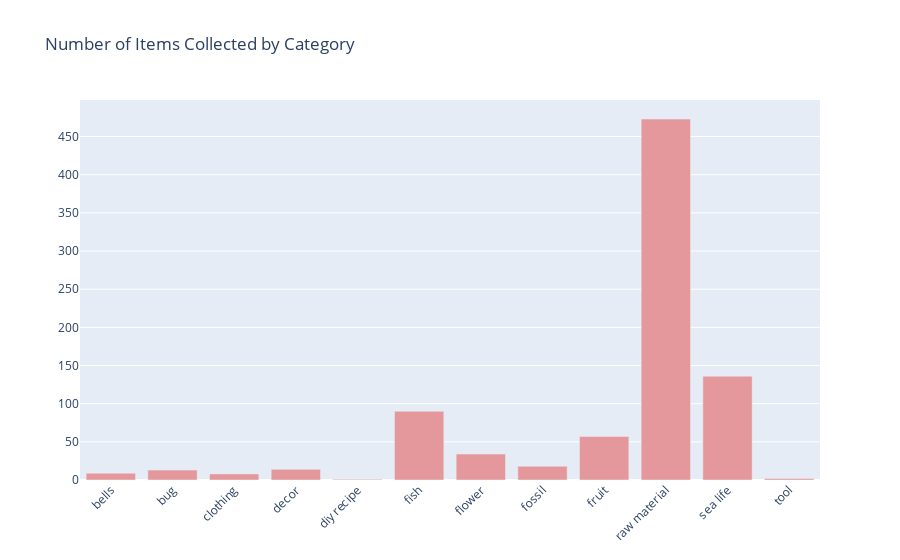
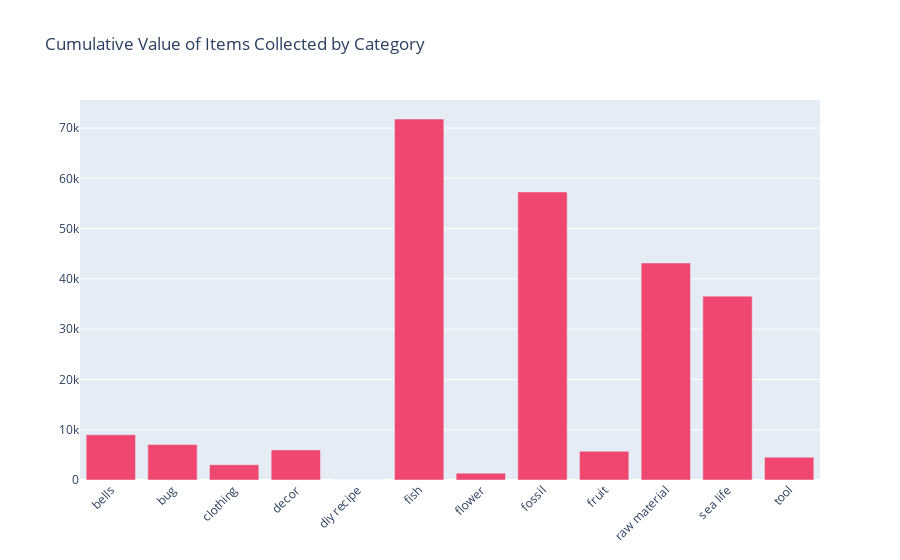

Source (notebook cell) for these figures, in order:
### Markdown cell above
^ That looks pretty weird. Becuase the value of the items is <i>so much higher</i> than the quantity, we can't even see the latter. There may be a way to nicely scale the axis, but let's just plot them individually.

### Code cell
# never mind, let's just plot them individually
fig3 = go.Figure()

# iterate through each trace
fig3.add_trace(go.Bar(
    x=categories,
    y=quantities,
    name='Number of Items Collected',
    marker_color='#e5989b'
))
fig3.update_layout(barmode='group', xaxis_tickangle=-45)
fig3.update_layout(title='Number of Items Collected by Category')
fig3.show() # fail

fig4 = go.Figure()

# iterate through each trace
fig4.add_trace(go.Bar(
    x=categories,
    y=cumulative_values,
    name='Cumulative Value',
    marker_color='#ef476f'
))
fig4.update_layout(barmode='group', xaxis_tickangle=-45)
fig4.update_layout(title='Cumulative Value of Items Collected by Category')
fig4.show()

### Figure 1 — Plotly figure (JSON) as saved in the notebook; plotly's stock layout.template omitted (floating-point values rounded to 4 significant figures)
{"data": [{"marker": {"color": "#e5989b"}, "name": "Number of Items Collected", "type": "bar", "x": ["bells", "bug", "clothing", "decor", "diy recipe", "fish", "flower", "fossil", "fruit", "raw material", "sea life", "tool"], "y": [9, 13, 8, 14, 1, 90, 34, 18, 57, 473, 136, 2]}], "layout": {"barmode": "group", "title": {"text": "Number of Items Collected by Category"}, "xaxis": {"tickangle": -45}}}

### Figure 2 — Plotly figure (JSON) as saved in the notebook; plotly's stock layout.template omitted (floating-point values rounded to 4 significant figures)
{"data": [{"marker": {"color": "#ef476f"}, "name": "Cumulative Value", "type": "bar", "x": ["bells", "bug", "clothing", "decor", "diy recipe", "fish", "flower", "fossil", "fruit", "raw material", "sea life", "tool"], "y": [9000, 7040, 3035, 5990, 0, 71820, 1360, 57300, 5700, 43175, 36580, 4525]}], "layout": {"barmode": "group", "title": {"text": "Cumulative Value of Items Collected by Category"}, "xaxis": {"tickangle": -45}}}
